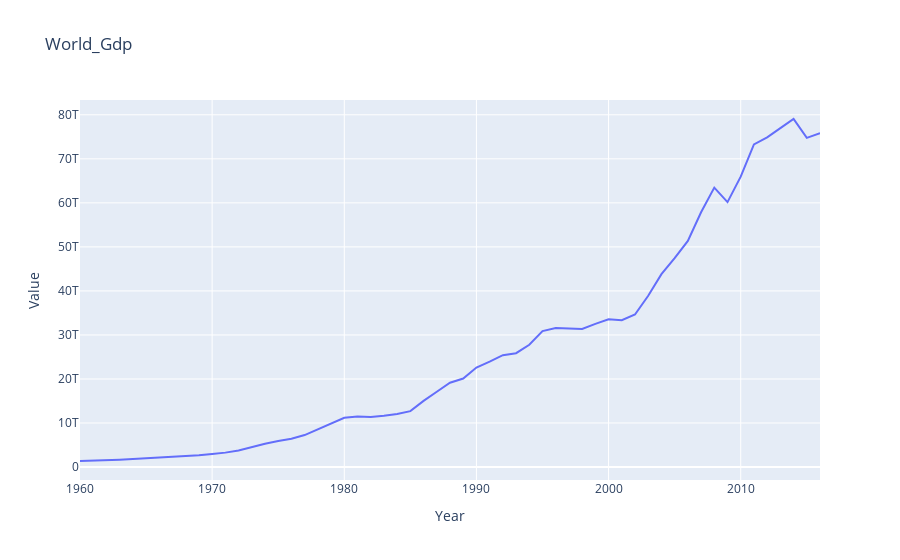

Write notebook code for a chart like this one.
### Code cell
data_1=data[data["Country Name"]=="World"]
dia=px.line(data_1,x="Year",y="Value",title="World_Gdp")
dia
